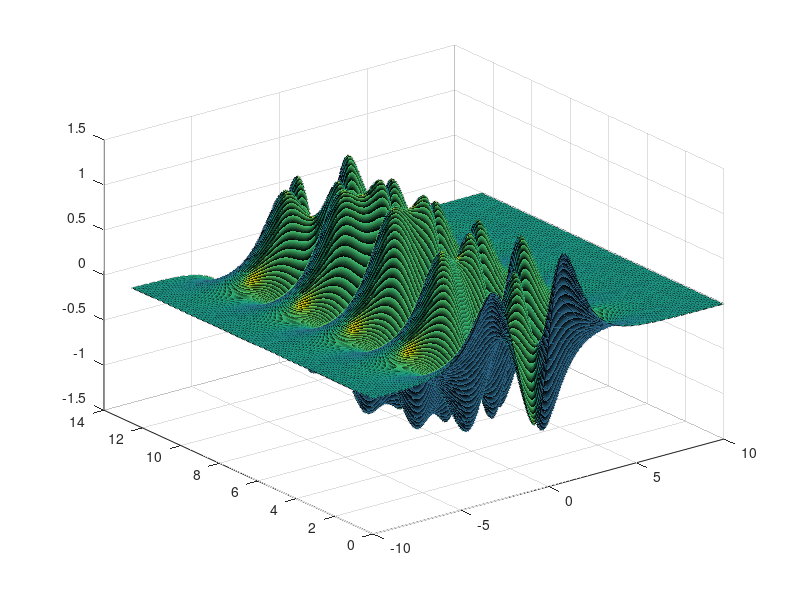

The MATLAB script that drew this image:
xi = linspace(-10,10,400);
t=linspace(0,4*pi,200);
dt = t(2) - t(1);
[Xgrid,T] = meshgrid(xi,t);

f1 = sech(Xgrid+3).*(1*exp(i*2.3*T));
f2 = (sech(Xgrid).*tanh(Xgrid)).*(2*exp(i*2.8*T));
f = f1 + f2;

X = f.'; % transposed.
X1 = X(:,1:end-1);
X2 = X(:,2:end); 
% usually column is time ?
% unlike PCA, with DMD it matters to get the transpose correct otherwise modes in the wrong space (space vs time)

r = 2;
[U,S,V] = svd(X1,'econ');
Ur = U(:,1:r); % Ur=400x2 
Sr = S(1:r,1:r);
Vr = V(:,1:r);

Atilde = Ur'*X2*Vr/Sr; % Atilde=2x2
[W,D] = eig(Atilde);

Phi = X2*Vr/Sr*W; % DMD modes in real space
lambda = diag(D);
omega = log(lambda)/dt;

x1 = X(:,1); % initial condition
b = Phi\x1; 

%plot(real(Phi))

time_dynamics = zeros(r,length(t));
for iter=1:length(t)
  time_dynamics(:,iter) = (b.*exp(omega*t(iter)));
end

X_dmd = Phi * time_dynamics; % outer prod

X_dmd(1:3,1:3)

%===============
VSinv = Vr/Sr;
UtX2 = Ur'*X2;
Atest = UtX2*VSinv;
PhiTest = X2*VSinv*W;

%===============
surfl(Xgrid,T,real(X_dmd).') 







